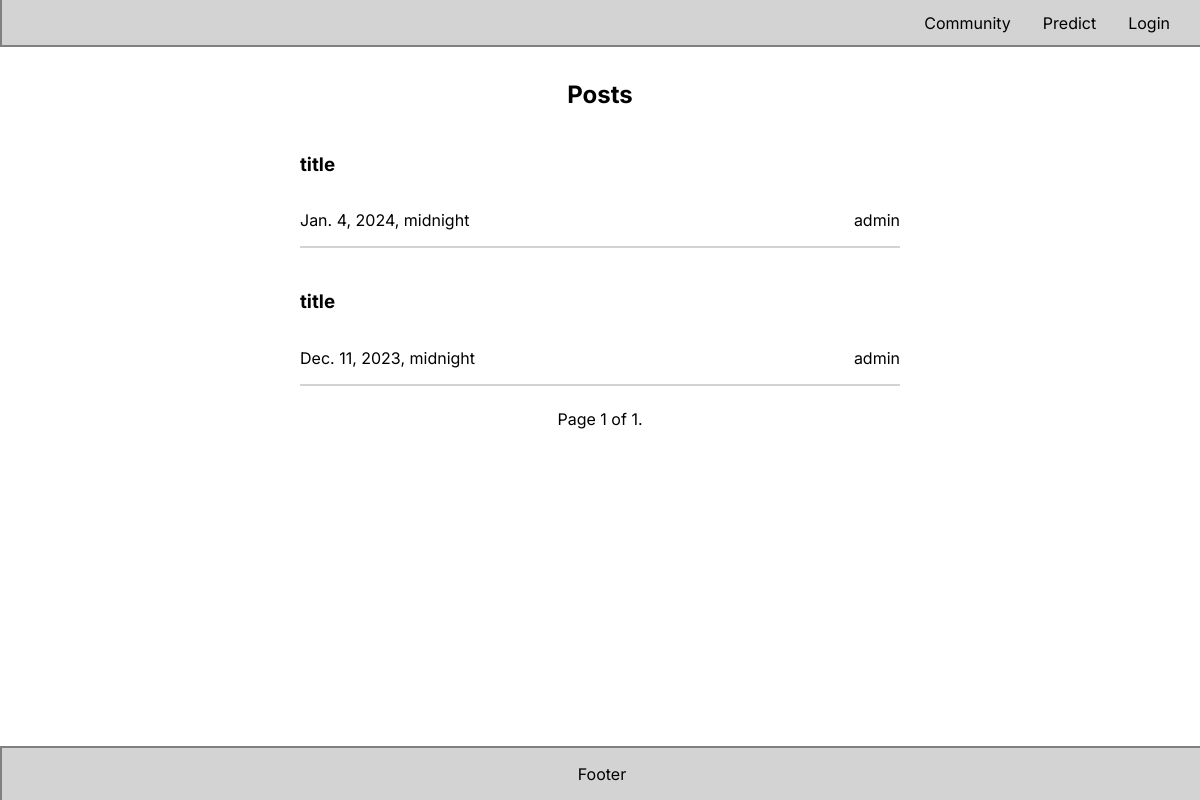
/community/posts/, run on an earlier commit of the app's database.
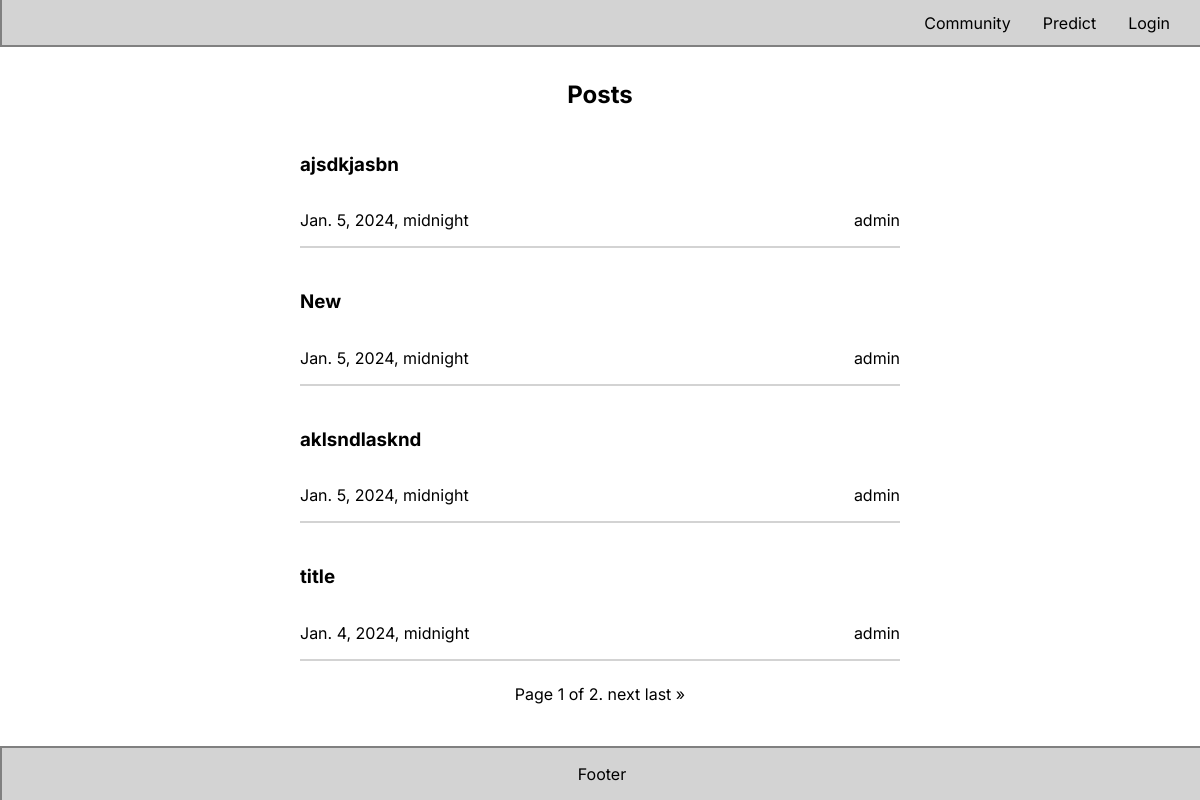
And on a later commit of the database.
### Community/models.py (models this page shows, shortened)
class Post(models.Model):
    title = models.CharField(max_length=500)
    content = RichTextField(null=True, blank=True)
    author = models.ForeignKey(User, on_delete=models.CASCADE, null=False)
    date_pub = models.DateTimeField(auto_now_add=True)

### Community/views.py (the view)
# urls.py: path("posts/", views.ListPosts.as_view(), name="posts"),
class ListPosts(ListView):
    model = Post
    template_name = "list_posts.html"
    paginate_by = 4
    def get_queryset(self) -> QuerySet[Any]:
        queryset = Post.objects.all().order_by("-date_pub")
        return queryset

### templates/list_posts.html (shortened to what this page needs)
{%extends 'base.html'%}
{%load static%}
{%block extracss%}
<link rel="stylesheet" href="{% static 'Community/css/list_posts.css' %}">
{%endblock extracss%}
{%block content%}
<div class="post_list">
<h2>Posts</h2>
        {% for post in page_obj %}
            <div class="post_details">
            <a href="{%url 'post-details' pk=post.id %}">
            <h3 class="title">{{ post.title }}</h3>
            <div class="date_author">
            <p class="date">{{post.date_pub}}</p>
            <p class="author">{{post.author.username}}</p>
            </div>
            </a>
            </div>
        {% endfor %}
         <div class="pagination">
    <span class="step-links">
        <span class="current">
            Page {{ page_obj.number }} of {{ page_obj.paginator.num_pages }}.
        </span>
        {% if page_obj.has_next %}
            <a href="?page={{ page_obj.next_page_number }}">next</a>
            <a href="?page={{ page_obj.paginator.num_pages }}">last &raquo;</a>
        {% endif %}
    </span>
</div>
</div>
{%endblock content%}

### templates/base.html (shortened to what this page needs)
{% load static %}
<!DOCTYPE html>
<html lang="en">
<head>
    <link rel="stylesheet" href="{% static 'DetectionApp/css/base.css' %}">
    {%block extracss%}{%endblock extracss%}
</head>
<body>
    <div class="top-menu" id="top-menu">
        <a href="{% url 'posts' %}">Community</a>
        <a href="{% url 'detect' %}">Predict</a>
        {% if user.is_authenticated %}
        <a href="{% url 'history' %}">History</a>
        <a href="{% url 'logout' %}?next={{request.path}}">Logout {{user}}</a>
        {%else%}
        <a href="{% url 'login' %}?next={{request.path}}">Login</a>
        {%endif%}
    </div>
    <div class="root">
    {%block content%}{%endblock content%}
    </div>
    <footer class="footer">
    <p>Footer</p>
    </footer>
</body>
</html>

### static/DetectionApp/css/base.css (style rules this page uses)
body { min-height: 100vh; margin:0; display:flex; justify-content: center; flex-direction: column; font-family:'Inter', sans-serif; overflow-x:hidden }
.top-menu a { text-decoration: none; margin-right: 2rem; color:black; }
.top-menu { display: flex; flex-direction: row; position: fixed; top:0; width: 100%; justify-content:flex-end; align-items: center; background-color:lightgray; height: 45px; border: grey solid; border-width: 0px 2px 2px 2px; transition: top 0.3s; }
.footer { display:flex; width: 100%; flex-direction: row; background-color: lightgray; border: grey solid; border-width: 2px 2px 0px 2px; justify-content: space-evenly; align-items: center; }
.root { padding:60px 0px 20px 0px; flex:1; display: flex; justify-content: center; align-items: stretch; }

### static/Community/css/list_posts.css (style rules this page uses)
.post_list { display: flex; flex-direction: column; align-items: center; width: 100%; }
h2 { margin-bottom:25px; }
.post_list a { text-decoration: none; width: 100%; color: black; }
.post_details { display:flex; width: 50%; flex-direction: column; align-items: flex-start; justify-content: space-between; margin-bottom: 25px; box-shadow: 0 2px lightgray; }
.date_author { display: flex; width: 100%; flex-direction: row; align-items: flex-start; justify-content: space-between; }

What changed in the data, as far as the page shows it:
no longer on this page (row unchanged): Post: title "title", date_pub "Dec. 11, 2023, midnight", author.username "admin"
added Post: title "ajsdkjasbn", date_pub "Jan. 5, 2024, midnight", author.username "admin"
added Post: title "New", date_pub "Jan. 5, 2024, midnight", author.username "admin"
added Post: title "aklsndlasknd", date_pub "Jan. 5, 2024, midnight", author.username "admin"
Also different on the page:
{{ page_obj.paginator.num_pages }}: "1" → "2"
text now shown: "next last »"
